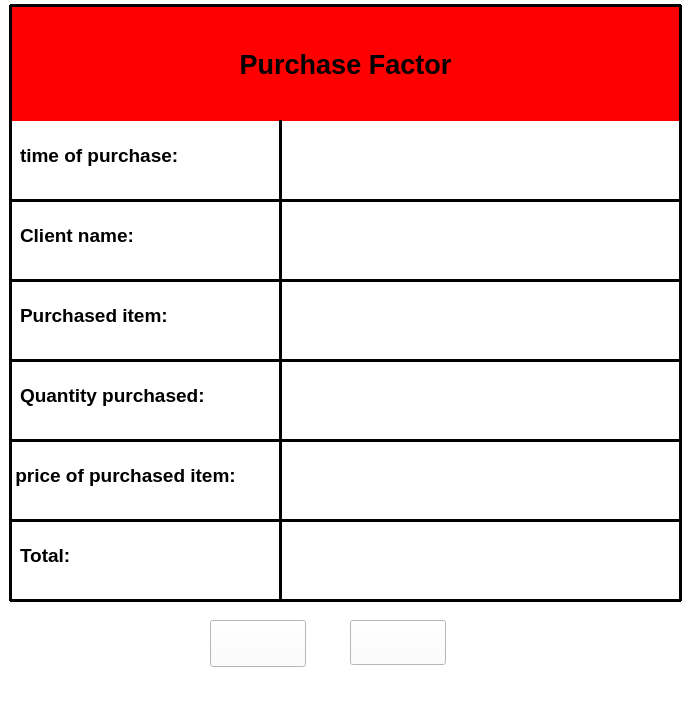
<?xml version="1.0" encoding="UTF-8"?>
<ui version="4.0">
 <class>factor</class>
 <widget class="QDockWidget" name="factor">
  <property name="windowModality">
   <enum>Qt::NonModal</enum>
  </property>
  <property name="geometry">
   <rect>
    <x>0</x>
    <y>0</y>
    <width>687</width>
    <height>721</height>
   </rect>
  </property>
  <property name="minimumSize">
   <size>
    <width>687</width>
    <height>721</height>
   </size>
  </property>
  <property name="maximumSize">
   <size>
    <width>687</width>
    <height>742</height>
   </size>
  </property>
  <property name="toolTip">
   <string>&lt;html&gt;&lt;head/&gt;&lt;body&gt;&lt;p&gt;&lt;br/&gt;&lt;/p&gt;&lt;/body&gt;&lt;/html&gt;</string>
  </property>
  <property name="styleSheet">
   <string notr="true">background-color: rgb(255, 255, 255);</string>
  </property>
  <property name="windowTitle">
   <string>DockWidget</string>
  </property>
  <widget class="QWidget" name="dockWidgetContents">
   <widget class="QLabel" name="label">
    <property name="geometry">
     <rect>
      <x>10</x>
      <y>7</y>
      <width>671</width>
      <height>114</height>
     </rect>
    </property>
    <property name="font">
     <font>
      <pointsize>20</pointsize>
      <bold>true</bold>
     </font>
    </property>
    <property name="styleSheet">
     <string notr="true">background-color: rgb(255, 0, 0);</string>
    </property>
    <property name="text">
     <string>Purchase Factor</string>
    </property>
    <property name="alignment">
     <set>Qt::AlignCenter</set>
    </property>
   </widget>
   <widget class="Line" name="line">
    <property name="geometry">
     <rect>
      <x>10</x>
      <y>190</y>
      <width>671</width>
      <height>20</height>
     </rect>
    </property>
    <property name="styleSheet">
     <string notr="true">background-image: url();
background-color: rgb();</string>
    </property>
    <property name="frameShadow">
     <enum>QFrame::Plain</enum>
    </property>
    <property name="lineWidth">
     <number>3</number>
    </property>
    <property name="orientation">
     <enum>Qt::Horizontal</enum>
    </property>
   </widget>
   <widget class="QLabel" name="label_2">
    <property name="geometry">
     <rect>
      <x>20</x>
      <y>130</y>
      <width>201</width>
      <height>51</height>
     </rect>
    </property>
    <property name="font">
     <font>
      <pointsize>14</pointsize>
      <bold>true</bold>
     </font>
    </property>
    <property name="styleSheet">
     <string notr="true">background-color: rgb();
background-image: url();</string>
    </property>
    <property name="text">
     <string>time of purchase:</string>
    </property>
   </widget>
   <widget class="QLabel" name="label_3">
    <property name="geometry">
     <rect>
      <x>20</x>
      <y>210</y>
      <width>181</width>
      <height>51</height>
     </rect>
    </property>
    <property name="font">
     <font>
      <pointsize>14</pointsize>
      <bold>true</bold>
     </font>
    </property>
    <property name="styleSheet">
     <string notr="true">background-color: rgb();
background-image: url();</string>
    </property>
    <property name="text">
     <string>Client name:</string>
    </property>
   </widget>
   <widget class="QLabel" name="label_4">
    <property name="geometry">
     <rect>
      <x>20</x>
      <y>290</y>
      <width>191</width>
      <height>51</height>
     </rect>
    </property>
    <property name="font">
     <font>
      <pointsize>14</pointsize>
      <bold>true</bold>
     </font>
    </property>
    <property name="styleSheet">
     <string notr="true">background-color: rgb();
background-image: url();</string>
    </property>
    <property name="text">
     <string>Purchased item:</string>
    </property>
   </widget>
   <widget class="Line" name="line_2">
    <property name="geometry">
     <rect>
      <x>10</x>
      <y>270</y>
      <width>671</width>
      <height>20</height>
     </rect>
    </property>
    <property name="styleSheet">
     <string notr="true">background-image: url();
background-color: rgb();</string>
    </property>
    <property name="frameShadow">
     <enum>QFrame::Plain</enum>
    </property>
    <property name="lineWidth">
     <number>3</number>
    </property>
    <property name="orientation">
     <enum>Qt::Horizontal</enum>
    </property>
   </widget>
   <widget class="Line" name="line_3">
    <property name="geometry">
     <rect>
      <x>270</x>
      <y>120</y>
      <width>20</width>
      <height>481</height>
     </rect>
    </property>
    <property name="font">
     <font>
      <pointsize>13</pointsize>
      <bold>true</bold>
     </font>
    </property>
    <property name="styleSheet">
     <string notr="true">background-image: url();
background-color: rgb();</string>
    </property>
    <property name="frameShadow">
     <enum>QFrame::Plain</enum>
    </property>
    <property name="lineWidth">
     <number>3</number>
    </property>
    <property name="orientation">
     <enum>Qt::Vertical</enum>
    </property>
   </widget>
   <widget class="Line" name="line_4">
    <property name="geometry">
     <rect>
      <x>10</x>
      <y>350</y>
      <width>671</width>
      <height>20</height>
     </rect>
    </property>
    <property name="styleSheet">
     <string notr="true">background-image: url();
background-color: rgb();</string>
    </property>
    <property name="frameShadow">
     <enum>QFrame::Plain</enum>
    </property>
    <property name="lineWidth">
     <number>3</number>
    </property>
    <property name="orientation">
     <enum>Qt::Horizontal</enum>
    </property>
   </widget>
   <widget class="Line" name="line_5">
    <property name="geometry">
     <rect>
      <x>10</x>
      <y>590</y>
      <width>671</width>
      <height>20</height>
     </rect>
    </property>
    <property name="styleSheet">
     <string notr="true">background-image: url();
background-color: rgb();</string>
    </property>
    <property name="frameShadow">
     <enum>QFrame::Plain</enum>
    </property>
    <property name="lineWidth">
     <number>3</number>
    </property>
    <property name="orientation">
     <enum>Qt::Horizontal</enum>
    </property>
   </widget>
   <widget class="Line" name="line_6">
    <property name="geometry">
     <rect>
      <x>10</x>
      <y>430</y>
      <width>671</width>
      <height>20</height>
     </rect>
    </property>
    <property name="styleSheet">
     <string notr="true">background-image: url();
background-color: rgb();</string>
    </property>
    <property name="frameShadow">
     <enum>QFrame::Plain</enum>
    </property>
    <property name="lineWidth">
     <number>3</number>
    </property>
    <property name="orientation">
     <enum>Qt::Horizontal</enum>
    </property>
   </widget>
   <widget class="Line" name="line_7">
    <property name="geometry">
     <rect>
      <x>10</x>
      <y>510</y>
      <width>671</width>
      <height>20</height>
     </rect>
    </property>
    <property name="styleSheet">
     <string notr="true">background-image: url();
background-color: rgb();</string>
    </property>
    <property name="frameShadow">
     <enum>QFrame::Plain</enum>
    </property>
    <property name="lineWidth">
     <number>3</number>
    </property>
    <property name="orientation">
     <enum>Qt::Horizontal</enum>
    </property>
   </widget>
   <widget class="QLabel" name="label_5">
    <property name="geometry">
     <rect>
      <x>20</x>
      <y>370</y>
      <width>221</width>
      <height>51</height>
     </rect>
    </property>
    <property name="font">
     <font>
      <pointsize>14</pointsize>
      <bold>true</bold>
     </font>
    </property>
    <property name="styleSheet">
     <string notr="true">background-color: rgb();
background-image: url();</string>
    </property>
    <property name="text">
     <string>Quantity purchased:</string>
    </property>
   </widget>
   <widget class="QLabel" name="label_6">
    <property name="geometry">
     <rect>
      <x>10</x>
      <y>450</y>
      <width>271</width>
      <height>51</height>
     </rect>
    </property>
    <property name="font">
     <font>
      <pointsize>14</pointsize>
      <bold>true</bold>
     </font>
    </property>
    <property name="styleSheet">
     <string notr="true">background-color: rgb();
background-image: url();</string>
    </property>
    <property name="text">
     <string> price of purchased item:</string>
    </property>
   </widget>
   <widget class="QLabel" name="label_7">
    <property name="geometry">
     <rect>
      <x>20</x>
      <y>530</y>
      <width>181</width>
      <height>51</height>
     </rect>
    </property>
    <property name="font">
     <font>
      <pointsize>14</pointsize>
      <bold>true</bold>
     </font>
    </property>
    <property name="styleSheet">
     <string notr="true">background-color: rgb();
background-image: url();</string>
    </property>
    <property name="text">
     <string>Total:</string>
    </property>
   </widget>
   <widget class="Line" name="line_8">
    <property name="geometry">
     <rect>
      <x>670</x>
      <y>5</y>
      <width>20</width>
      <height>596</height>
     </rect>
    </property>
    <property name="font">
     <font>
      <pointsize>13</pointsize>
      <bold>true</bold>
     </font>
    </property>
    <property name="styleSheet">
     <string notr="true">background-image: url();
background-color: rgb();</string>
    </property>
    <property name="frameShadow">
     <enum>QFrame::Plain</enum>
    </property>
    <property name="lineWidth">
     <number>3</number>
    </property>
    <property name="orientation">
     <enum>Qt::Vertical</enum>
    </property>
   </widget>
   <widget class="Line" name="line_9">
    <property name="geometry">
     <rect>
      <x>0</x>
      <y>5</y>
      <width>20</width>
      <height>596</height>
     </rect>
    </property>
    <property name="font">
     <font>
      <pointsize>13</pointsize>
      <bold>true</bold>
     </font>
    </property>
    <property name="styleSheet">
     <string notr="true">background-image: url();
background-color: rgb();</string>
    </property>
    <property name="frameShadow">
     <enum>QFrame::Plain</enum>
    </property>
    <property name="lineWidth">
     <number>3</number>
    </property>
    <property name="orientation">
     <enum>Qt::Vertical</enum>
    </property>
   </widget>
   <widget class="Line" name="line_10">
    <property name="geometry">
     <rect>
      <x>10</x>
      <y>-5</y>
      <width>671</width>
      <height>20</height>
     </rect>
    </property>
    <property name="styleSheet">
     <string notr="true">background-image: url();
background-color: rgb();</string>
    </property>
    <property name="frameShadow">
     <enum>QFrame::Plain</enum>
    </property>
    <property name="lineWidth">
     <number>3</number>
    </property>
    <property name="orientation">
     <enum>Qt::Horizontal</enum>
    </property>
   </widget>
   <widget class="QPushButton" name="pushButton">
    <property name="geometry">
     <rect>
      <x>350</x>
      <y>620</y>
      <width>96</width>
      <height>45</height>
     </rect>
    </property>
    <property name="styleSheet">
     <string notr="true">background-image: url(:/new/prefix1/Next.png);</string>
    </property>
    <property name="text">
     <string/>
    </property>
   </widget>
   <widget class="QPushButton" name="pushButton_2">
    <property name="geometry">
     <rect>
      <x>210</x>
      <y>620</y>
      <width>96</width>
      <height>47</height>
     </rect>
    </property>
    <property name="styleSheet">
     <string notr="true">background-image: url(:/new/prefix1/Previous.png);</string>
    </property>
    <property name="text">
     <string/>
    </property>
   </widget>
  </widget>
 </widget>
 <resources/>
 <connections/>
</ui>
